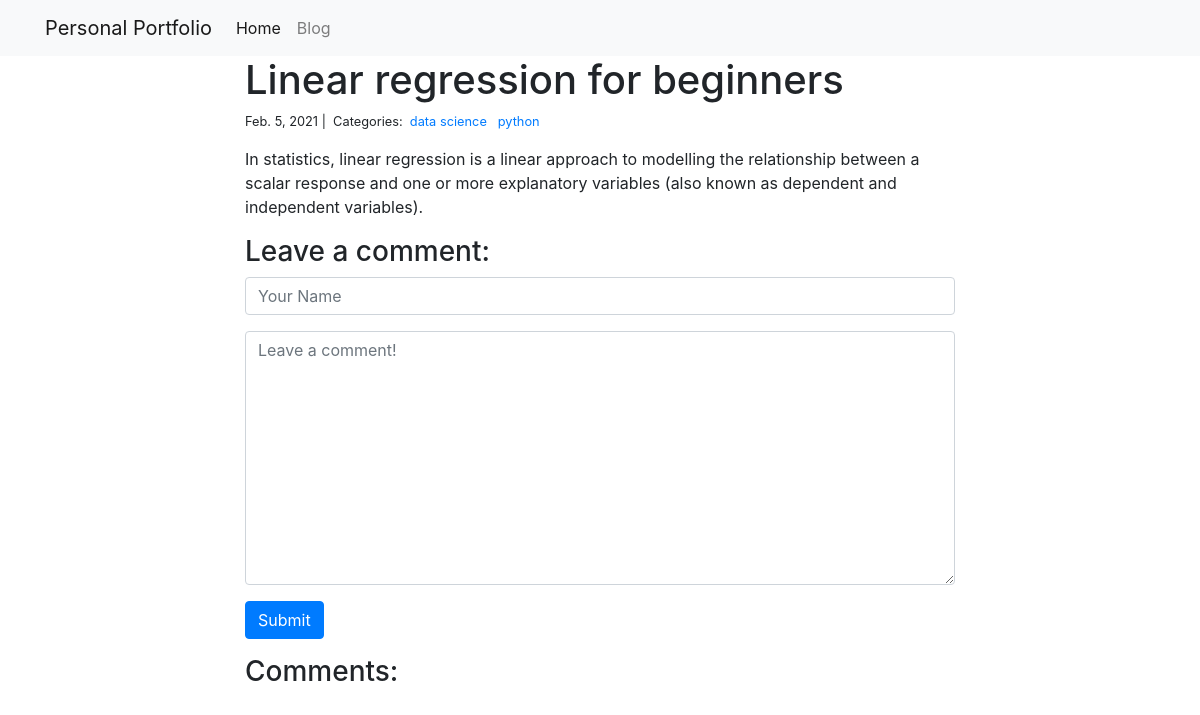
Page /blog/1/ on the committed database.
### blog/models.py (models this page shows)
class Post(models.Model):
    title = models.CharField(max_length=255)
    body = models.TextField()
    created_on = models.DateTimeField(auto_now_add=True)
    last_modified = models.DateTimeField(auto_now=True)
    categories = models.ManyToManyField('Category', related_name='posts')

class Category(models.Model):
    name = models.CharField(max_length=20)

### blog/views.py (the view, shortened to what this page needs)
# urls.py: path("<int:pk>/", views.blog_detail, name="blog_detail"),
def blog_detail(request, pk):
    post = Post.objects.get(pk=pk)
    comments = Comment.objects.filter(post=post)
    form = CommentForm()
    context = {"post": post, "comments": comments, "form": form}
    return render(request, "blog_detail.html", context)

### blog/forms.py
class CommentForm(forms.Form):
    author = forms.CharField(
        max_length=60,
        widget=forms.TextInput(attrs={
            "class": "form-control",
            "placeholder": "Your Name"
        })
    )
    body = forms.CharField(widget=forms.Textarea(
        attrs={
            "class": "form-control",
            "placeholder": "Leave a comment!"
        })
    )

### blog/templates/blog_detail.html (shortened to what this page needs)
{% extends "base.html" %}
{% block page_content %}
<div class="col-md-8 offset-md-2">
    <h1>{{ post.title }}</h1>
    <small>
        {{ post.created_on.date }} |&nbsp;
        Categories:&nbsp;
        {% for category in post.categories.all %}
        <a href="{% url 'blog_category' category.name %}">
            {{ category.name }}
        </a>&nbsp;
        {% endfor %}
    </small>
    <p>{{ post.body | linebreaks }}</p>
    <h3>Leave a comment:</h3>
    <form action="/blog/{{ post.pk }}/" method="post">
        <div class="form-group">
            {{ form.author }}
        </div>
        <div class="form-group">
            {{ form.body }}
        </div>
        <button type="submit" class="btn btn-primary">Submit</button>
    </form>
    <h3>Comments:</h3>
</div>
{% endblock %}

### rows in the picture
Post: title "Linear regression for beginners", created_on "Feb. 5, 2021", body "In statistics, linear regression is a linear approach to modelling the relationship between a scalar response and one or more explanatory variables (also known as dependent and independent variables)."
Category: name "data science"
Category: name "python"
